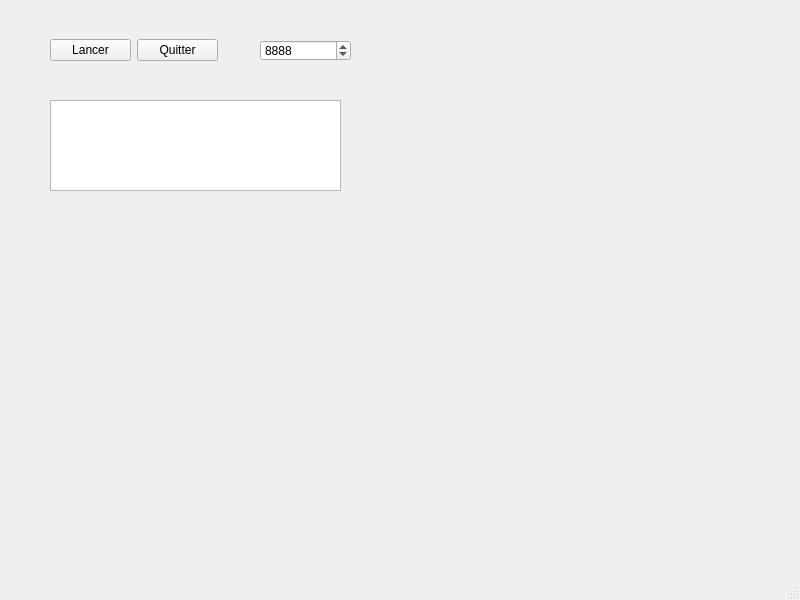
<?xml version="1.0" encoding="UTF-8"?>
<ui version="4.0">
 <class>UiServeurTcp</class>
 <widget class="QMainWindow" name="UiServeurTcp">
  <property name="geometry">
   <rect>
    <x>0</x>
    <y>0</y>
    <width>800</width>
    <height>600</height>
   </rect>
  </property>
  <property name="windowTitle">
   <string>UiServeurTcp</string>
  </property>
  <widget class="QWidget" name="centralwidget">
   <widget class="QTextEdit" name="textEditMessages">
    <property name="geometry">
     <rect>
      <x>50</x>
      <y>100</y>
      <width>291</width>
      <height>91</height>
     </rect>
    </property>
   </widget>
   <widget class="QSpinBox" name="spinBox">
    <property name="geometry">
     <rect>
      <x>260</x>
      <y>40</y>
      <width>91</width>
      <height>21</height>
     </rect>
    </property>
    <property name="minimum">
     <number>1025</number>
    </property>
    <property name="maximum">
     <number>65555</number>
    </property>
    <property name="value">
     <number>8888</number>
    </property>
    <property name="displayIntegerBase">
     <number>10</number>
    </property>
   </widget>
   <widget class="QWidget" name="horizontalLayoutWidget">
    <property name="geometry">
     <rect>
      <x>50</x>
      <y>10</y>
      <width>168</width>
      <height>80</height>
     </rect>
    </property>
    <layout class="QHBoxLayout" name="horizontalLayout">
     <item>
      <widget class="QPushButton" name="pushButtonLancer">
       <property name="text">
        <string>Lancer</string>
       </property>
      </widget>
     </item>
     <item>
      <widget class="QPushButton" name="pushButtonQuitter">
       <property name="text">
        <string>Quitter</string>
       </property>
      </widget>
     </item>
    </layout>
   </widget>
  </widget>
  <widget class="QMenuBar" name="menubar">
   <property name="geometry">
    <rect>
     <x>0</x>
     <y>0</y>
     <width>800</width>
     <height>20</height>
    </rect>
   </property>
  </widget>
  <widget class="QStatusBar" name="statusbar"/>
 </widget>
 <resources/>
 <connections/>
</ui>
